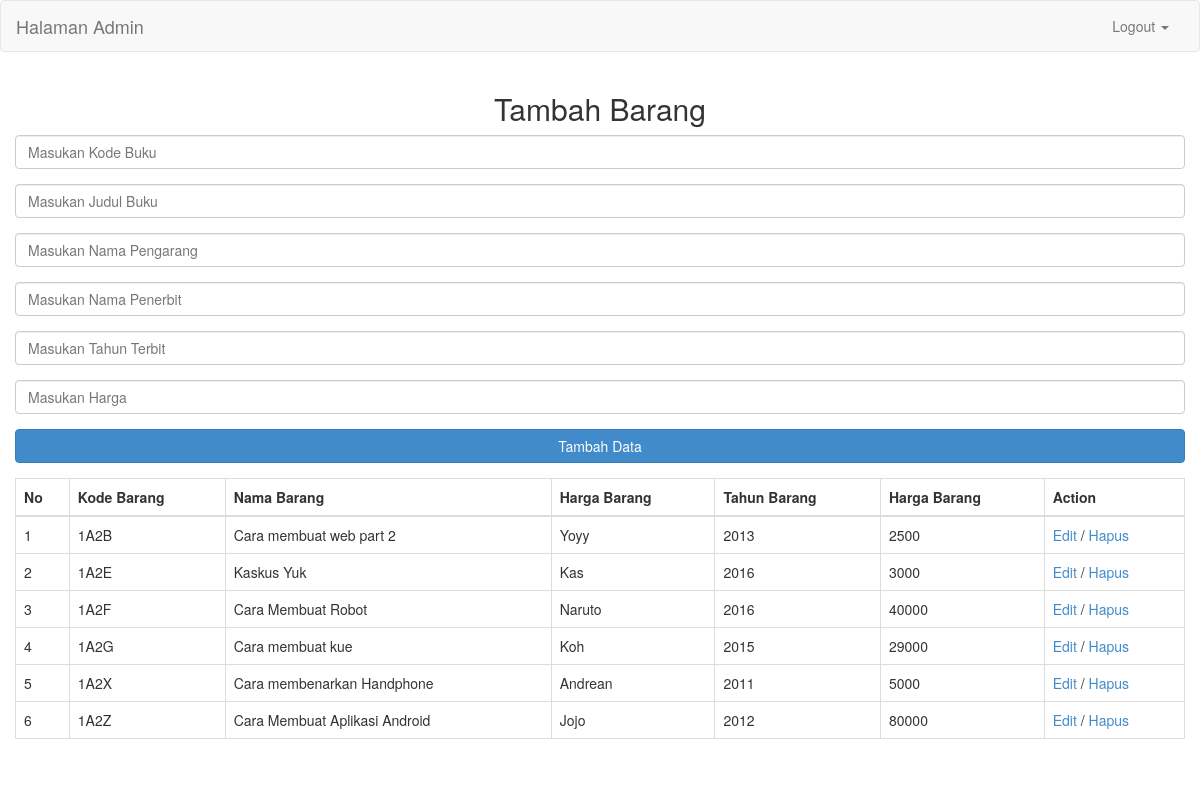
The app's page /admin/admin.php (signed in) with its own data.
### tables this page shows
CREATE TABLE IF NOT EXISTS `afh_databuku` (
  `kode_buku` varchar(25) NOT NULL,
  `judul_buku` varchar(100) NOT NULL,
  `pengarang` varchar(150) NOT NULL,
  `penerbit` varchar(200) NOT NULL,
  `tahun_terbit` int(4) NOT NULL,
  `harga` int(10) NOT NULL,
  PRIMARY KEY (`kode_buku`)
);

### admin/admin.php (the view, shortened to what this page needs)
<!DOCTYPE html>
<html lang="en">
  <head>
    <link href="css/bootstrap.min.css" rel="stylesheet">
  </head>
  <body>
<nav class="navbar navbar-default">
  <div class="container-fluid">
    <div class="navbar-header">
      <a class="navbar-brand" href="#">Halaman Admin</a>
    </div>
    <div class="collapse navbar-collapse" id="bs-example-navbar-collapse-1">
      <ul class="nav navbar-nav navbar-right">
          <li class="dropdown">
          <a href="#" class="dropdown-toggle" data-toggle="dropdown" role="button" aria-haspopup="true" aria-expanded="false">Logout <span class="caret"></span></a>
        </li>
      </ul>
    </div>
  </div>
</nav>
 <div class="container">
    <div class="row">
      <center><h2>Tambah Barang</h2></center>
      <div class="login">
        <form role="form" action="tambah.php" method="post">
          <div class="form-group">
            <input type="text" name="kode_buku" class="form-control" placeholder="Masukan Kode Buku" required autofocus />
          </div>
          <div class="form-group">
            <input type="text" name="judul_buku" class="form-control" placeholder="Masukan Judul Buku" required autofocus />
          </div>
          <div class="form-group">
            <input type="text" name="pengarang" class="form-control" placeholder="Masukan Nama Pengarang" required autofocus />
          </div>
          <div class="form-group">
            <input type="text" name="penerbit" class="form-control" placeholder="Masukan Nama Penerbit" required autofocus />
          </div>
          <div class="form-group">
            <input type="number" name="tahun_terbit" class="form-control" placeholder="Masukan Tahun Terbit" required autofocus />
          </div>
          <div class="form-group">
            <input type="number" name="harga" class="form-control" placeholder="Masukan Harga" required autofocus />
          </div>
          <div class="form-group">
            <input type="submit" name="login" class="btn btn-primary btn-block" value="Tambah Data" />
          </div>
        </form>
        <table class="table table-bordered">
                <thead>
                <tr>
                  <th>No</th>
                   <th >Kode Barang</th>
                    <th >Nama Barang</th>
                    <th >Harga Barang</th>
                    <th >Tahun Barang</th>
                    <th >Harga Barang</th>
                    <th>Action</th>
                </tr>
                </thead>
                    <?php
                      $result=mysql_query('SELECT * FROM afh_databuku' );
                      $no=1;
                      while ($row=mysql_fetch_array($result)){
                        echo "<tr>";
                         echo "<td>".$no."</td>";
                         echo "<td>".$row['kode_buku']."</td>";
                         echo "<td>".$row['judul_buku']."</td>";
                         echo "<td>".$row['pengarang']."</td>";
                         echo "<td>".$row['tahun_terbit']."</td>";
                         echo "<td>".$row['harga']."</td>";
                         echo '<td><a href="edit.php?kode_buku='.$row['kode_buku'].'">Edit</a> / <a href="hapus.php?kode_buku='.$row['kode_buku'].'" onclick="return confirm(\'Yakin?\')">Hapus</a></td>';
                         $no++;
                        }
                      ?>
            </table>
      </div>
    </div>
  </div>
  </body>
</html>

### records on screen
afh_databuku: kode_buku "1A2B", judul_buku "Cara membuat web part 2", pengarang "Yoyy", tahun_terbit "2013", harga "2500"
afh_databuku: kode_buku "1A2E", judul_buku "Kaskus Yuk", pengarang "Kas", tahun_terbit "2016", harga "3000"
afh_databuku: kode_buku "1A2F", judul_buku "Cara Membuat Robot", pengarang "Naruto", tahun_terbit "2016", harga "40000"
afh_databuku: kode_buku "1A2G", judul_buku "Cara membuat kue", pengarang "Koh", tahun_terbit "2015", harga "29000"
afh_databuku: kode_buku "1A2X", judul_buku "Cara membenarkan Handphone", pengarang "Andrean", tahun_terbit "2011", harga "5000"
afh_databuku: kode_buku "1A2Z", judul_buku "Cara Membuat Aplikasi Android", pengarang "Jojo", tahun_terbit "2012", harga "80000"
